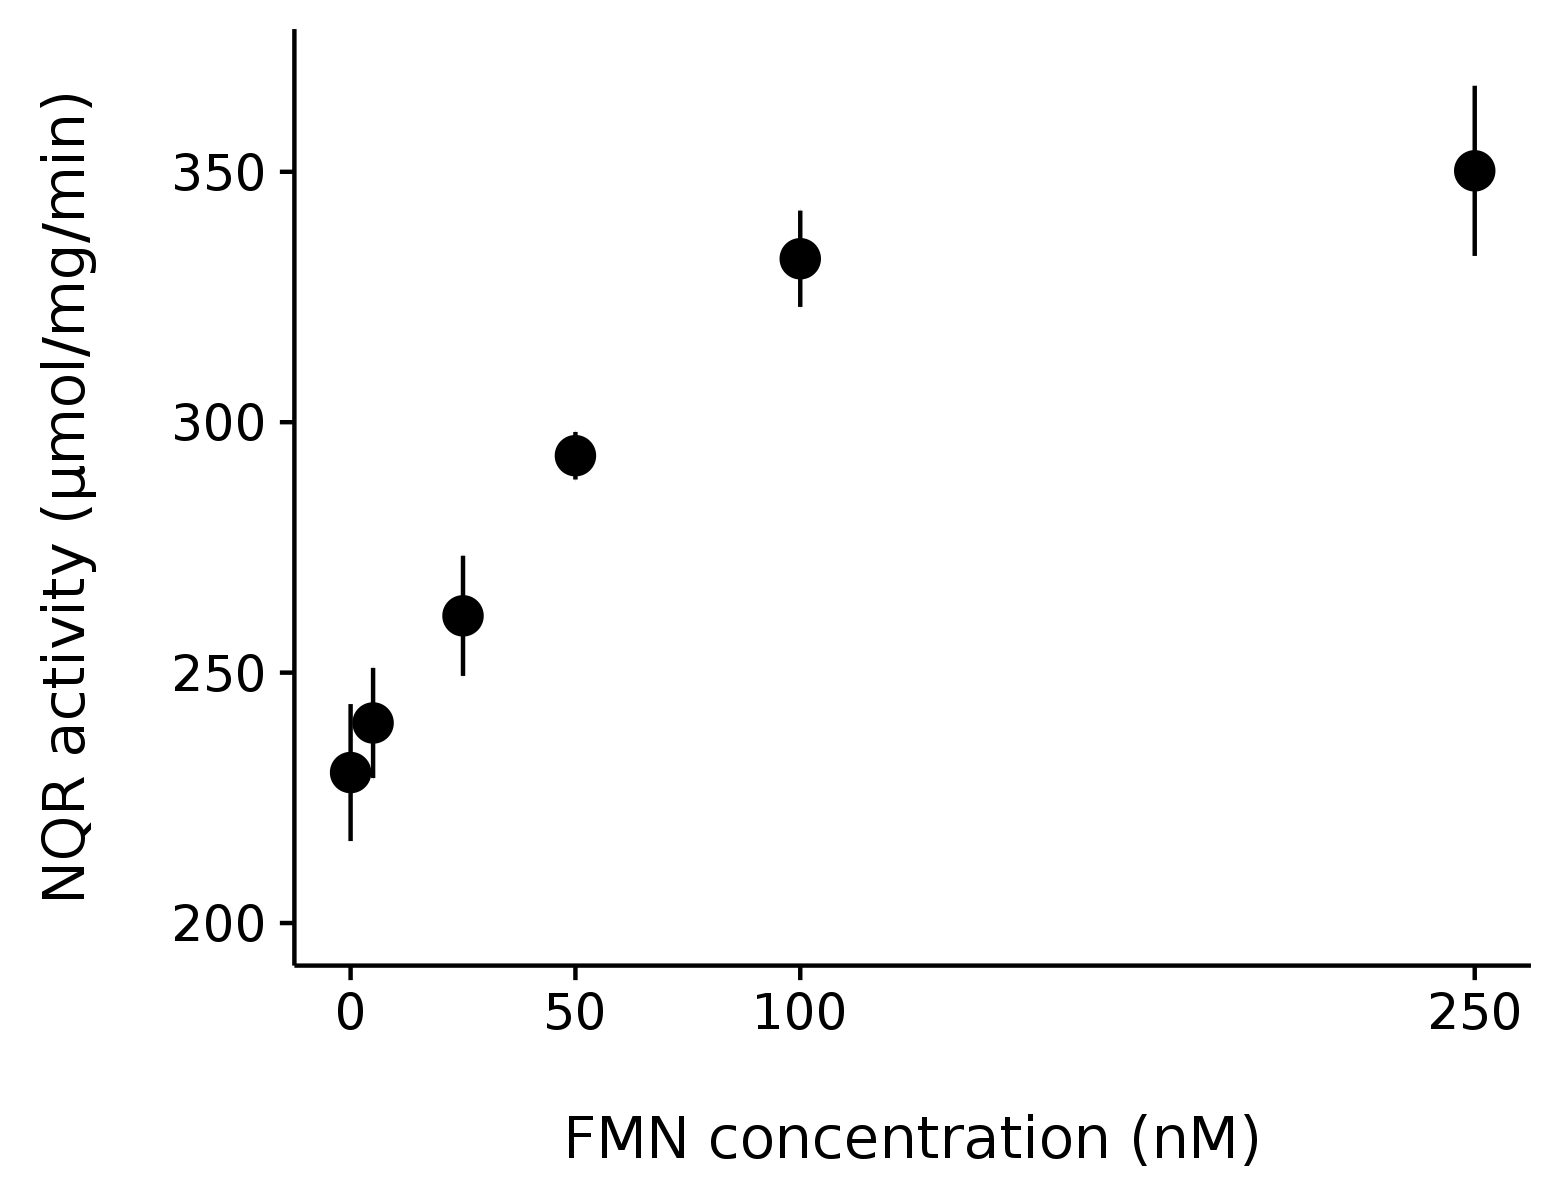

This figure's R source:
remove(list = ls())

library("ggplot2")
library("cowplot")

# importation des données
data <- read.csv("actNQRreconstFMN.csv", sep = ",", dec = ",", header = TRUE)

# calcul de l'activité µmol/mg/min
Activity <- function(penteI, penteF) {
  return(abs(((penteF - penteI) * 10^6 / (6230 * 0.1))))
}

data$result <- Activity(data$penteI, data$penteF)
data <- data[!(data$FMN) > 500, ]

# calcul de la moyenne des [O2]/genotype
df <- aggregate(data$result, list(data$FMN), mean)
colnames(df) <- c("FMN", "moyenne")

# calcul de l'erreur standard
StandErr <- function(x) {
  se <- sd(x)/sqrt(length(x))
}

SE <- aggregate(data$result, list(data$FMN), StandErr)
df$SE <- SE$x

########
##PLOT##
########

g <- ggplot(data = df, aes(x=df$FMN, 
                           y= df$moyenne)) 
g <- g + geom_point(size = 4)
g <- g + scale_x_continuous(name = "\nFMN concentration (nM)", 
                            limits = c(0, 250), breaks = c(0,50,100,250))
g <- g + scale_y_continuous(name = "NQR activity (µmol/mg/min)\n", 
                            limits = c(200, 370))
g <- g + geom_errorbar(aes(ymin = df$moyenne-SE, 
                           ymax = df$moyenne+SE), 
                       width = 0.02)
g
save_plot('actNQRreconstFMN.png', 
          g, 
          base_aspect_ratio = 1.3)


g <- ggplot(data = df, aes(x=df$FMN, 
                           y= df$moyenne)) 
g <- g + geom_point(size = 4)
g <- g + scale_x_continuous(name = "\nFMN (nM)", 
                            limits = c(0, 250), breaks = c(0,50,100,250))
g <- g + scale_y_continuous(name = "Activité NQR (µmol/mg/min)\n", 
                            limits = c(200, 370))
g <- g + geom_errorbar(aes(ymin = df$moyenne-SE, 
                           ymax = df$moyenne+SE), 
                       width = 0.02)
g
save_plot('actNQRreconstFMN_fr.png', 
          g, 
          base_aspect_ratio = 1.3)
